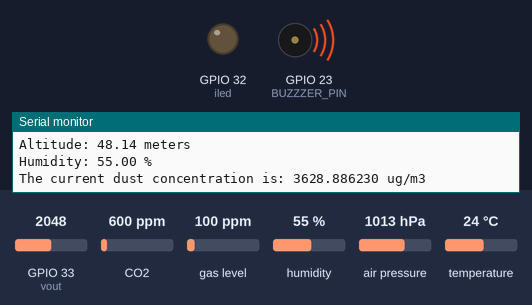
This sketch was run on a simulated ESP32. Shown: output pins drawn as LEDs (lit = HIGH), buzzer (waves = sounding), the last lines printed to the serial monitor. The test bench sets the inputs (shaded band); at power-on: GPIO 33 (vout) = 2048, CO2 600 ppm, gas level 100 ppm, humidity 55 %, air pressure 1013 hPa, temperature 24 °C. WiFi joins after 1.5 s; servers stay silent unless stated; uploads are accepted with an empty reply; the local clock reads 2024-03-15 10:24:30 at power-on unless the sketch sets it; random numbers use the default seed unless the sketch sets one.

Above: at 2.2 s.
At 37.4 s:
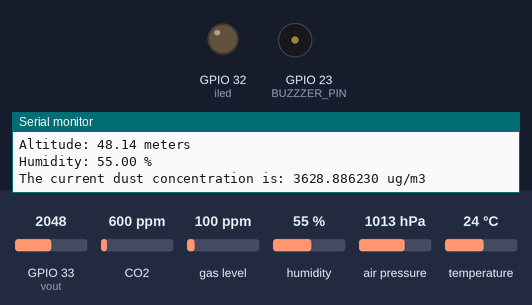
Timing chart, 0 to 42.0 s (numbered marks = the images above):
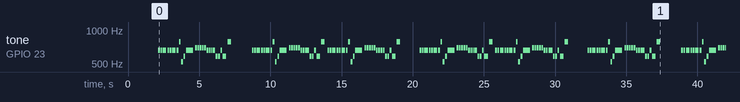

The sketch:

esp32.ino
```cpp
#include <WiFi.h>
#include <HTTPClient.h>
#include "Adafruit_CCS811.h"
#include <Arduino.h>
#include <time.h>
char timestamp[64] = "";

// =============================
// ==== Configurable Constants ====
// =============================
const char* ssid = "";
const char* password = "";
const char* firebaseUrl = "https://cits5506-default-rtdb.firebaseio.com/sensorData.json";
#define BUZZZER_PIN 23
#define COV_RATIO 0.2 // ug/mmm / mv for dust sensor
#define NO_DUST_VOLTAGE 10 // Reduced from 400 for dust sensor testing
#define SYS_VOLTAGE 3300 // unit: mV for dust sensor
const int iled = 32; //drive the led of dust sensor
const int vout = 33; //analog input for dust sensor
struct SensorThresholds {
  int densityThreshold;
  int eCO2Threshold;
  int TVOCThreshold;
};
SensorThresholds thresholds = {
  .densityThreshold = 50,
  .eCO2Threshold = 800,
  .TVOCThreshold = 300,
};

// ==========================
// ==== Buzzer Constants ====
// ==========================
#include "BuzzerNotes.h"

int melody[] = {
  NOTE_E5, NOTE_E5, NOTE_E5,
  NOTE_E5, NOTE_E5, NOTE_E5,
  NOTE_E5, NOTE_G5, NOTE_C5, NOTE_D5,
  NOTE_E5,
  NOTE_F5, NOTE_F5, NOTE_F5, NOTE_F5,
  NOTE_F5, NOTE_E5, NOTE_E5, NOTE_E5, NOTE_E5,
  NOTE_E5, NOTE_D5, NOTE_D5, NOTE_E5,
  NOTE_D5, NOTE_G5
};

int noteDurations[] = {
  8, 8, 4,
  8, 8, 4,
  8, 8, 8, 8,
  2,
  8, 8, 8, 8,
  8, 8, 8, 16, 16,
  8, 8, 8, 8,
  4, 4
};

void playMelody() {
  int size = sizeof(noteDurations) / sizeof(int);
  for (int thisNote = 0; thisNote < size; thisNote++) {
    int noteDuration = 1000 / noteDurations[thisNote];
    tone(BUZZZER_PIN, melody[thisNote], noteDuration);
    int pauseBetweenNotes = noteDuration * 1.30;
    delay(pauseBetweenNotes);
    noTone(BUZZZER_PIN);
  }
}

// ==========================
// ====   Dust Sensor   ====
// ==========================
float density, voltage;
int   adcvalue;

int Filter(int m)
{
  static int flag_first = 0, _buff[10], sum;
  const int _buff_max = 10;
  int i;

  if(flag_first == 0)
  {
    flag_first = 1;
    for(i = 0, sum = 0; i < _buff_max; i++)
    {
      _buff[i] = m;
      sum += _buff[i];
    }
    return m;
  }
  else
  {
    sum -= _buff[0];
    for(i = 0; i < (_buff_max - 1); i++)
    {
      _buff[i] = _buff[i + 1];
    }
    _buff[9] = m;
    sum += _buff[9];

    i = sum / 10.0;
    return i;
  }
}

// ===================================
// ==== CO2 Sensor Initialization ====
// ===================================
Adafruit_CCS811 ccs;
// GPIO 21 for SDA (Default)
// GPIO 22 for SCL (Default)

// ===================================
// === BME280 Sensor Initialization ===
// ===================================
#include <Adafruit_BME280.h>
#include <Wire.h>
#include <Adafruit_Sensor.h>

#define SEALEVELPRESSURE_HPA (1018.8) // Barometric Pressure in Perth, AU

Adafruit_BME280 bme;

// ===================================
// === Gas Sensor Initialization ===
// ===================================
String mode;
int CH4, NO, CO;
float NO2;
// ====================
// ==== Setup Logic ====
// ====================
void setup() {
  Serial.begin(9600);

  // Dust Sensor
  pinMode(iled, OUTPUT);
  digitalWrite(iled, LOW);

  // CO2 Sensor
  if (!ccs.begin()) {
      Serial.println("Failed to start CCS811!");
      while (1);
  // Seed for random number generator
  randomSeed(analogRead(0));
  }

  // Calibrate CO2 Sensor: temperature offset
  while(!ccs.available());
  float temp = ccs.calculateTemperature();
  ccs.setTempOffset(temp - 25.0);
  // WiFi
  WiFi.begin(ssid, password);
  while (WiFi.status() != WL_CONNECTED) {
      delay(1000);
      Serial.println("Connecting to WiFi...");
  }
  Serial.println("Connected to WiFi");

  // config time
  configTime(8 * 3600, 8 * 3600, "pool.ntp.org", "time.nist.gov"); // UTC+8

  // BME280 Sensor
  bool status;
  status = bme.begin(0x76);
  if (!status) {
      Serial.println("Could not find a valid BME280 sensor, check wiring!");
  }
}

// =====================
// ==== Main Looping ====
// =====================
void loop() {
  float Temp = bme.readTemperature();
  float hPa = bme.readPressure() / 100.0F;
  float Altitude = bme.readAltitude(SEALEVELPRESSURE_HPA);
  float Humidity = bme.readHumidity();
  Serial.print("Temperature: ");
  Serial.print(Temp);
  Serial.println(" °C");

  Serial.print("Pressure: ");
  Serial.print(hPa);
  Serial.println(" hPa");

  Serial.print("Altitude: ");
  Serial.print(Altitude);
  Serial.println(" meters");

  Serial.print("Humidity: ");
  Serial.print(Humidity);
  Serial.println(" %");

  // Dust Sensor
  digitalWrite(iled, HIGH);
  delayMicroseconds(280);
  adcvalue = analogRead(vout);
  digitalWrite(iled, LOW);
  adcvalue = Filter(adcvalue);
  voltage = (SYS_VOLTAGE / 4095.0) * adcvalue * 11;
  if (voltage >= NO_DUST_VOLTAGE) {
      voltage -= NO_DUST_VOLTAGE;
      density = voltage * COV_RATIO;
  } else {
      density = 0;
  }
  Serial.printf("The current dust concentration is: %f ug/m3\n", density);
  if (density > thresholds.densityThreshold) playMelody();

  // CO2 Sensor
  int eCO2 = 0, TVOC = 0;
  if (ccs.available()) {
      float temp = ccs.calculateTemperature();
      if (!ccs.readData()) {
          eCO2 = ccs.geteCO2();
          TVOC = ccs.getTVOC();
          Serial.printf("CO2: %d ppm\n", eCO2);
          Serial.printf("TVOC: %d\n", TVOC);
          if (eCO2 > thresholds.eCO2Threshold) playMelody();
          if (TVOC > thresholds.TVOCThreshold) playMelody();
      } else {
          Serial.println("Error reading CCS811 data!");
      }
  }

  // timestamp
  struct tm timeinfo;
  if(!getLocalTime(&timeinfo)){
    Serial.println("Failed to obtain time");
  }
  else {
    strftime(timestamp, sizeof(timestamp), "%Y-%m-%d %H:%M:%S", &timeinfo);
    Serial.println(timestamp);
  }

  // stimulate gas sensors
  stimulate_sensors();

  // Send data to Firebase
  String jsonData = "{"
    "\"timestamp\":\"" + String(timestamp) + "\","
    "\"Temperature\":" + String(Temp) + ","
    "\"Pressure\":" + String(hPa) + ","
    "\"Altitude\":" + String(Altitude) + ","
    "\"Humidity\":" + String(Humidity) + ","
    "\"CH4\":" + String(CH4) + ","
    "\"NO\":" + String(NO) + ","
    "\"NO2\":" + String(NO2) + ","
    "\"CO\":" + String(CO) + ","
    "\"eCO2\":" + String(eCO2) + ","
    "\"TVOC\":" + String(TVOC) + ","
    "\"DustDensity\":" + String(density) +
  "}";

  HTTPClient http;
  http.begin(firebaseUrl);
  http.addHeader("Content-Type", "application/json");
  int httpResponseCode = http.POST(jsonData);
  if (httpResponseCode == 200) {
      Serial.println("Data sent to Firebase!");
  } else {
      Serial.println("Error sending data: ");
      Serial.println(httpResponseCode);
  }
  http.end();
  delay(1000);
}

void stimulate_sensors() {
  int choice = random(1, 5);  // Randomly choose between 1 or 4
  if (choice == 1) mode = "danger";
  else mode = "safe";

  if (mode == "safe") {
    CH4 = random(0, 10001);
    NO = random(0, 26);
    NO2 = random(0, 501) / 1000.0;
    CO = random(0, 10);

    Serial.println("Safe Ranges:");
    Serial.print("CH4 (Methane): "); Serial.print(CH4); Serial.println(" ppm");
    Serial.print("NO (Nitric Oxide): "); Serial.print(NO); Serial.println(" ppm");
    Serial.print("NO2 (Nitrogen Dioxide): "); Serial.print(NO2); Serial.println(" ppm");
    Serial.print("CO (Carbon Monoxide): "); Serial.print(CO); Serial.println(" ppm");
  } else if (mode == "danger") {
    CH4 = random(10001, 100001);
    NO = random(26, 101);
    NO2 = random(501, 10001) / 1000.0;
    CO = random(10, 101);

    Serial.println("Danger Ranges:");
    Serial.print("CH4 (Methane): "); Serial.print(CH4); Serial.println(" ppm");
    Serial.print("NO (Nitric Oxide): "); Serial.print(NO); Serial.println(" ppm");
    Serial.print("NO2 (Nitrogen Dioxide): "); Serial.print(NO2); Serial.println(" ppm");
    Serial.print("CO (Carbon Monoxide): "); Serial.print(CO); Serial.println(" ppm");

    playMelody();

  } else {
    Serial.println("Invalid input. Please enter 'safe' or 'danger'.");
  }
}
```

BuzzerNotes.h
```cpp
#define NOTE_B0  31
#define NOTE_C1  33
#define NOTE_CS1 35
#define NOTE_D1  37
#define NOTE_DS1 39
#define NOTE_E1  41
#define NOTE_F1  44
#define NOTE_FS1 46
#define NOTE_G1  49
#define NOTE_GS1 52
#define NOTE_A1  55
#define NOTE_AS1 58
#define NOTE_B1  62
#define NOTE_C2  65
#define NOTE_CS2 69
#define NOTE_D2  73
#define NOTE_DS2 78
#define NOTE_E2  82
#define NOTE_F2  87
#define NOTE_FS2 93
#define NOTE_G2  98
#define NOTE_GS2 104
#define NOTE_A2  110
#define NOTE_AS2 117
#define NOTE_B2  123
#define NOTE_C3  131
#define NOTE_CS3 139
#define NOTE_D3  147
#define NOTE_DS3 156
#define NOTE_E3  165
#define NOTE_F3  175
#define NOTE_FS3 185
#define NOTE_G3  196
#define NOTE_GS3 208
#define NOTE_A3  220
#define NOTE_AS3 233
#define NOTE_B3  247
#define NOTE_C4  262
#define NOTE_CS4 277
#define NOTE_D4  294
#define NOTE_DS4 311
#define NOTE_E4  330
#define NOTE_F4  349
#define NOTE_FS4 370
#define NOTE_G4  392
#define NOTE_GS4 415
#define NOTE_A4  440
#define NOTE_AS4 466
#define NOTE_B4  494
#define NOTE_C5  523
#define NOTE_CS5 554
#define NOTE_D5  587
#define NOTE_DS5 622
#define NOTE_E5  659
#define NOTE_F5  698
#define NOTE_FS5 740
#define NOTE_G5  784
#define NOTE_GS5 831
#define NOTE_A5  880
#define NOTE_AS5 932
#define NOTE_B5  988
#define NOTE_C6  1047
#define NOTE_CS6 1109
#define NOTE_D6  1175
#define NOTE_DS6 1245
#define NOTE_E6  1319
#define NOTE_F6  1397
#define NOTE_FS6 1480
#define NOTE_G6  1568
#define NOTE_GS6 1661
#define NOTE_A6  1760
#define NOTE_AS6 1865
#define NOTE_B6  1976
#define NOTE_C7  2093
#define NOTE_CS7 2217
#define NOTE_D7  2349
#define NOTE_DS7 2489
#define NOTE_E7  2637
#define NOTE_F7  2794
#define NOTE_FS7 2960
#define NOTE_G7  3136
#define NOTE_GS7 3322
#define NOTE_A7  3520
#define NOTE_AS7 3729
#define NOTE_B7  3951
#define NOTE_C8  4186
#define NOTE_CS8 4435
#define NOTE_D8  4699
#define NOTE_DS8 4978
```

Measured:
- by itself, tone on GPIO 23 (BUZZZER_PIN): plays 659 Hz for 0.12 s, 659 Hz for 0.12 s, 659 Hz for 0.25 s, 659 Hz for 0.12 s, 659 Hz for 0.12 s, 659 Hz for 0.25 s … (171 notes in this stretch)
